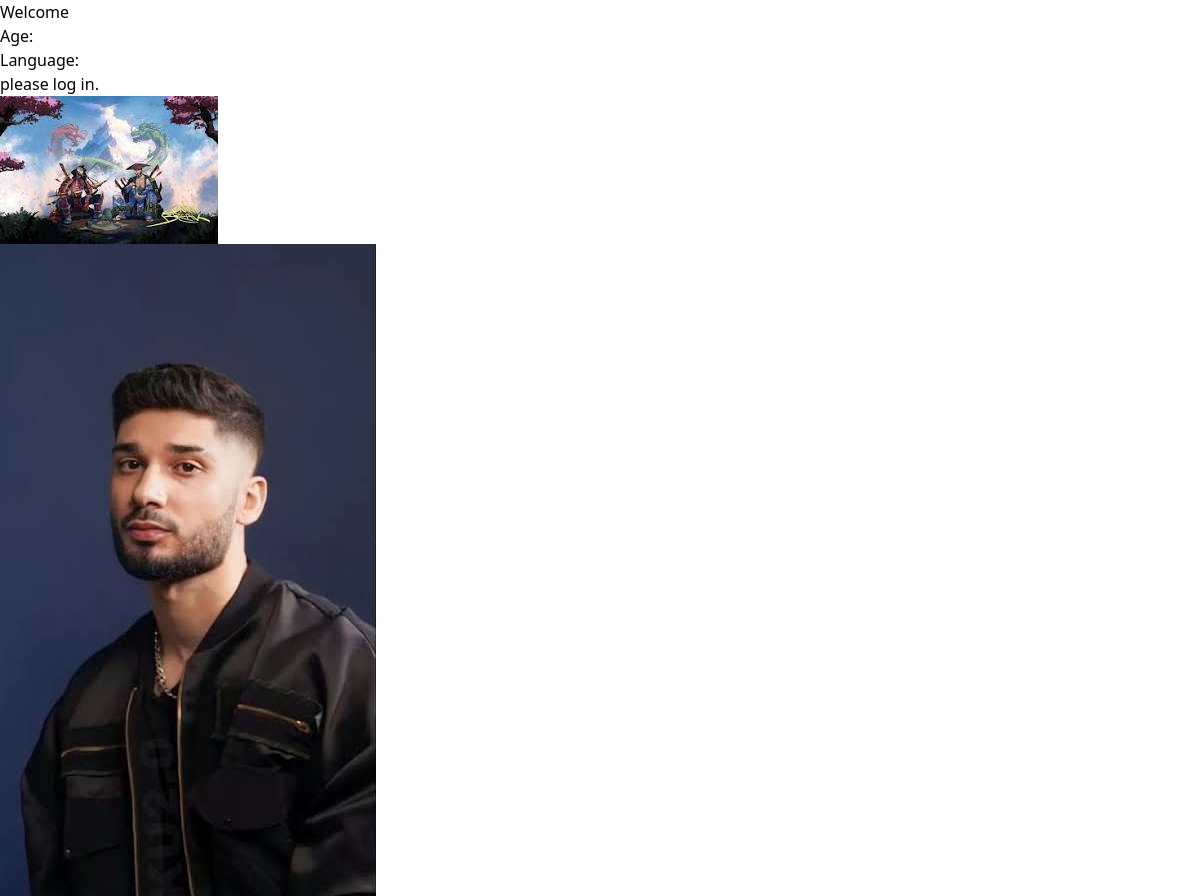
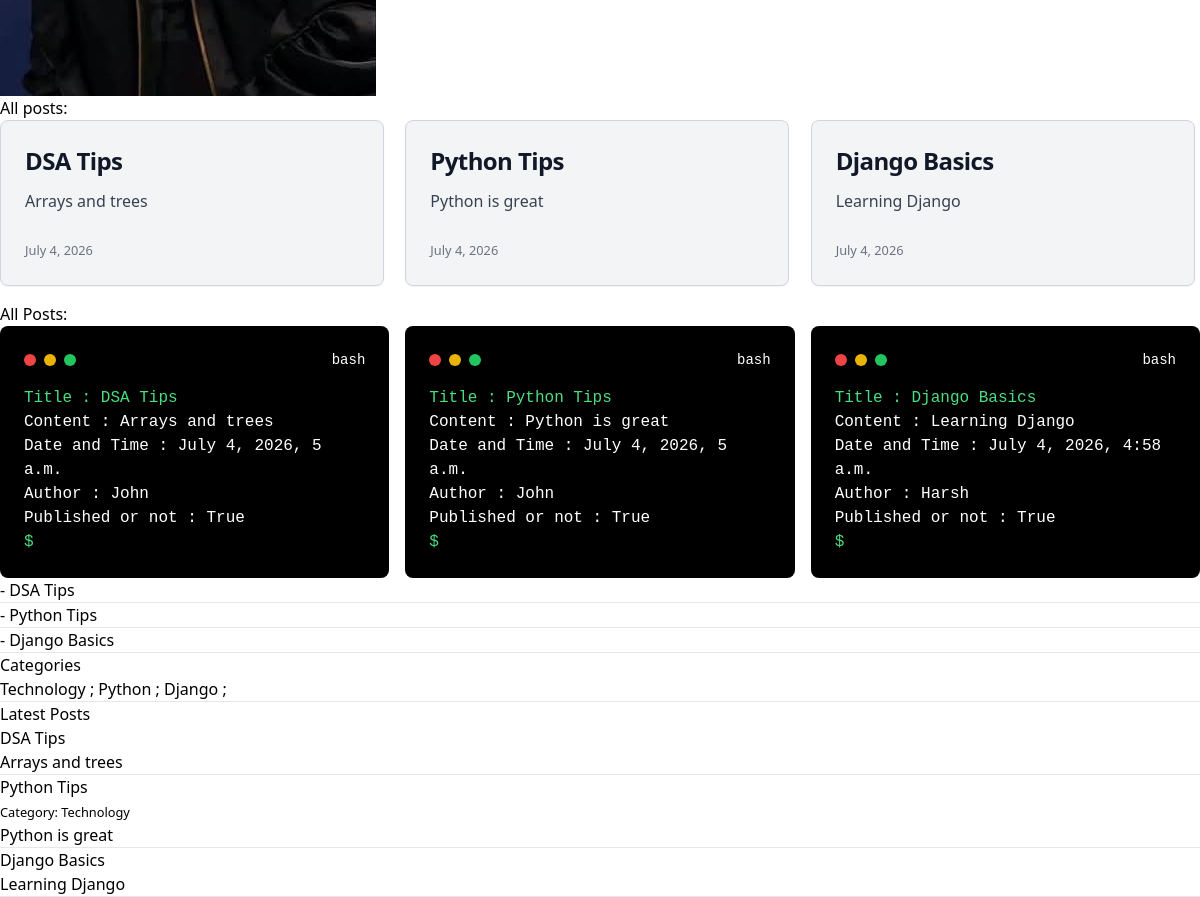
The page / on the database its author committed (2 pictures, top to bottom).
### core/models.py (models this page shows, shortened)
class Post(models.Model):
    title = models.CharField(max_length=200)
    content = models.TextField()
    created_at = models.DateTimeField(auto_now_add=True)
    author = models.CharField(max_length=200, default='Unknown')
    is_published = models.BooleanField(default=False)
    category = models.ForeignKey(
        Category,
        on_delete = models.SET_NULL,
        null = True,
        blank = True
    )

class Category(models.Model):
    name = models.CharField(max_length=100)
    description = models.TextField(blank=True)
    class Meta:
        verbose_name_plural = "Categories"

### core/views.py (the view)
# urls.py: path("", views.home, name='home'),
def home(request):
    posts = Post.objects.filter(
        is_published=True
    ).order_by('-created_at')
    categories = Category.objects.all()
    context = {
        'posts': posts,
        'categories': categories
    }
    return render(request, 'core/home.html', context)

### core/templates/core/home.html (shortened to what this page needs)
{% load static %}
<!DOCTYPE html>
<html lang="en">
<head>
    <script src="https://cdn.tailwindcss.com"></script>
</head>
<body>
    <h1>Welcome {{ name }}</h1>
    <p>Age: {{ age }} </p>
    <p>Language: {{ language }} </p>
    {% if is_logged_in %}
        <p>
            {{ name }} have logged in.
        </p>
    {% else %}
        <p>
            {{ name }} please log in.
        </p>
    {% endif %}
    <img src="{% static 'core/images/image.png' %}" alt="Seedhey Maut">
    <img src="{% static 'core/images/krsna.png' %}" alt="KR$NA">
   <h1>All posts:</h1>
   <div class="grid grid-cols-1 md:grid-cols-3 gap-4">
        {% for post in posts %}
        <div class="bg-gray-100 block max-w-sm p-6 border border-gray-300 rounded-lg shadow-sm mb-4">
            <h5 class="mb-3 text-2xl font-semibold tracking-tight text-gray-900 leading-8">
                {{ post.title }}
            </h5>
            <p class="text-gray-700 mb-6">
                {{ post.content }}
            </p>
            <small class="text-gray-500">
                {{ post.created_at|date:"F j, Y" }}
            </small>
        </div>
        {% empty %}
            <p>No posts yet.</p>
        {% endfor %}
    </div>
    <h1>All Posts: </h1>
    <div class="grid grid-cols-1 md:grid-cols-3 gap-4">
         {% for post in posts %}
            <aside class="bg-black text-white p-6 rounded-lg w-full max-w-lg font-mono">
            <div class="flex justify-between items-center">
                <div class="flex space-x-2 text-red-500">
                <div class="w-3 h-3 rounded-full bg-red-500"></div>
                <div class="w-3 h-3 rounded-full bg-yellow-500"></div>
                <div class="w-3 h-3 rounded-full bg-green-500"></div>
                </div>
                <p class="text-sm">bash</p>
            </div>
            <div class="mt-4">
                <p class="text-green-400">Title : {{ post.title }}</p>
                <p class="text-white">Content : {{ post.content }} </p>
                <p class="text-white">Date and Time : {{ post.created_at }}</p>
                <p class="text-white">Author : {{ post.author }}</p>
                <p class="text-white">Published or not : {{ post.is_published }}</p>
                <p class="text-green-400">$</p>
            </div>
            </aside>
        {% empty %}
            <p>No posts yet.</p>
        {% endfor %}
    </div>
    {% for post in posts %}
        <div>
            <h2>
                - <a href="{% url 'post_detail' post.id %}">{{ post.title }}</a>
            </h2>
        </div>
        <hr>
    {% endfor %}
    <h2>Categories</h2>
    {% for category in categories %}
        <a href="{% url 'category_posts' category.id %}">
            {{ category.name }}
        </a>;
    {% endfor %}
    <hr>
    <h2>Latest Posts</h2>
    {% for post in posts %}
        <div>
            <h3>
                <a href="{% url 'post_detail' post.id %}">
                    {{ post.title }}
                </a>
            </h3>
            {% if post.category %}
                <small>Category: {{ post.category.name }}</small>
            {% endif %}
            <p>{{ post.content }}</p>
        </div>
        <hr>
    {% empty %}
        <p>No posts yet.</p>
    {% endfor %}
</body>
</html>

### rows shown on the page
Post: title "DSA Tips", content "Arrays and trees", created_at "July 4, 2026", created_at "July 4, 2026, 5 a.m.", author "John", is_published "True"
Post: title "Python Tips", content "Python is great", created_at "July 4, 2026", created_at "July 4, 2026, 5 a.m.", author "John", is_published "True", category.name "Technology"
Post: title "Django Basics", content "Learning Django", created_at "July 4, 2026", created_at "July 4, 2026, 4:58 a.m.", author "Harsh", is_published "True"
Category: name "Technology"
Category: name "Python"
Category: name "Django"
